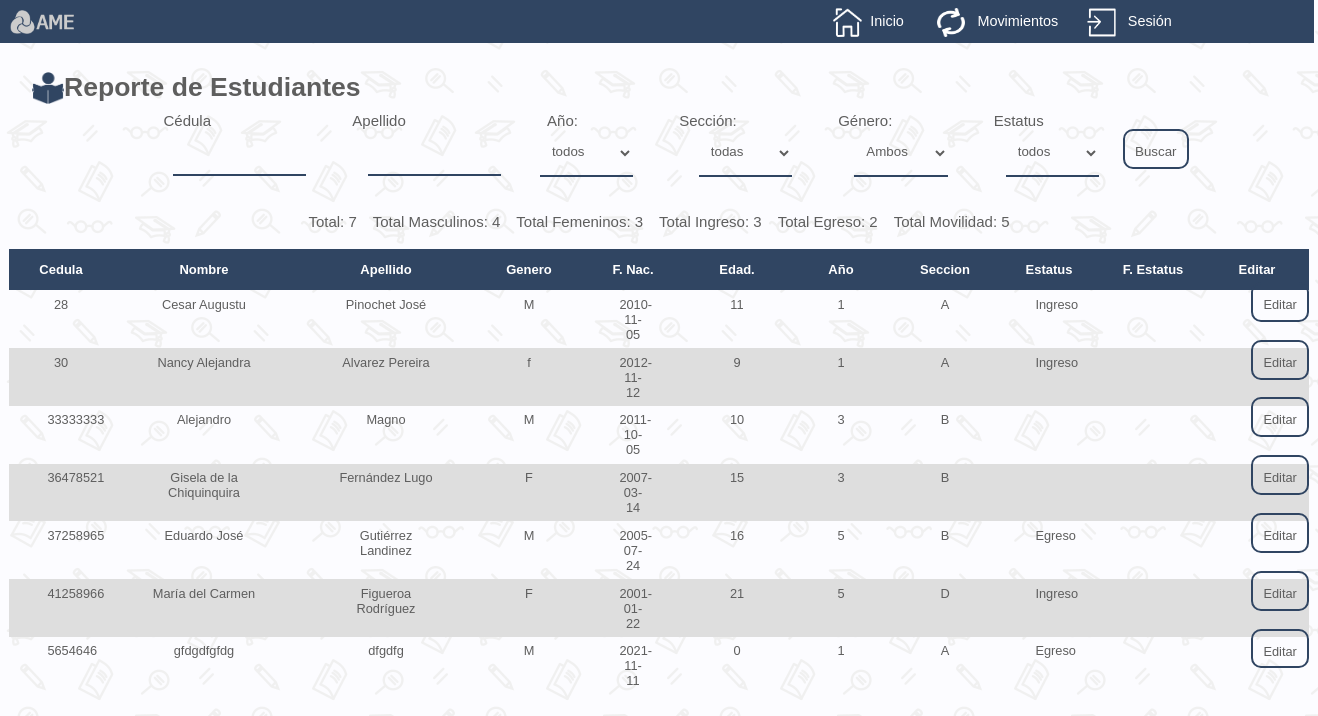
Screenshot of /vista/mostrar_estudiantes.php?lista=todo with the database file from the repository.
### tables this page shows
CREATE TABLE `estudiantes` (
  `id` int(10) NOT NULL,
  `cedula` varchar(10) NOT NULL,
  `nombre` varchar(30) NOT NULL,
  `apellido` varchar(20) NOT NULL,
  `gen` varchar(1) NOT NULL,
  `nac` date NOT NULL,
  `ano` varchar(1) NOT NULL,
  `secc` varchar(1) NOT NULL,
  `estatus` varchar(8) NOT NULL,
  `f_estatus` date DEFAULT NULL
);

### modelo/estudiante_mod.php (called while the page is built, shortened)
<?php
class Estudiante_Modelo
	{
    public static function obtener(){
        global $mysqli;
		$resultado = $mysqli->query("SELECT * FROM estudiantes order by ".'cedula'." ASC");
        return $resultado->fetch_all(MYSQLI_ASSOC);
		}
    public static function contar_masculino(){
        global $mysqli;
        $sql_m="SELECT * FROM estudiantes where gen='m'";
        if ($result_m=mysqli_query($mysqli,$sql_m))  {
        $contar_masc=mysqli_num_rows($result_m); }
        return array($contar_masc);}
    public static function contar_femenino(){
        global $mysqli;
        $sql_f="SELECT * FROM estudiantes where gen='f'";
        if ($result_f=mysqli_query($mysqli,$sql_f))  {
        $contar_fem=mysqli_num_rows($result_f); }
        return array($contar_fem);}
    public static function contar_ingreso_todo(){
        global $mysqli;
        $sql_i="SELECT * FROM estudiantes where estatus='ingreso'";
        if ($result_i=mysqli_query($mysqli,$sql_i))  {
        $contar_in=mysqli_num_rows($result_i); }
        return array($contar_in);}
    public static function contar_egreso_todo(){
        global $mysqli;
        $sql_e="SELECT * FROM estudiantes where estatus='egreso'";
        if ($result_e=mysqli_query($mysqli,$sql_e))  {
        $contar_eg=mysqli_num_rows($result_e); }
        return array($contar_eg);}
}

### vista/mostrar_estudiantes.php (the view, shortened to what this page needs)
<!DOCTYPE html>
<html  lang="es">
<head>
    <link rel="stylesheet" type="text/css" href="http://localhost/ame/vista/style/tablas.css">
    <link rel="stylesheet" type="text/css" href="http://localhost/ame/vista/style/form.css">
    <link rel="stylesheet" type="text/css" href="http://localhost/ame/vista/style/global.css">
</head>
<?php
include_once "../config/conexion.php";
include_once "../vista/menu_c.php";
include_once "../modelo/estudiante_mod.php";
$lista=$_GET['lista'];
if(!empty($lista)){
if ($lista = "todo") {
$estudiantes = Estudiante_Modelo::obtener();
$contar_m=Estudiante_Modelo::contar_masculino();
$contar_f=Estudiante_Modelo::contar_femenino();
$contar_i=Estudiante_Modelo::contar_ingreso_todo();
$contar_e=Estudiante_Modelo::contar_egreso_todo();
}
}
?>
<body background="../vista/images/background.png"><br><br>
<div class="top">
<h5>  <img class="iconleft" src="../vista/images/estudiante_azul.png" /><dd>Reporte de Estudiantes</dd></h5>
</div>
<br />
<center>
<form action="../vista/mostrar_estudiantes.php?lista=seleccion" method="post">
      <div id="menu">
            <label class="move">C&eacute;dula</label>
            <input style="width: 10em;" class="input" name="cedula" id="cedula"/>
            <label class="move">Apellido</label>
            <input style="width: 10em;" class="input" name="buscar" id="buscar"/>
            <label class="move">A&ntilde;o:</label>
            <select style="width: 7em;" name="select_escolar">
            <option value="">todos</option>
            </select>
            <label class="move">Secci&oacute;n:</label>
            <select style="width: 7em;" name="select_secc">
            <option value="">todas</option>
            </select>
            <label class="move">G&eacute;nero:</label>
            <select style="width: 7em;" name="select_gen">
            <option value="">Ambos</option>
            </select>
            <label class="move">Estatus</label>
            <select style="width: 7em;" name="estatus">
            <option value="">todos</option>
            </select>
            <input class="finish" type="submit" name="submit" value="Buscar" />
        </div>
    </form><br><br>
   <table cellspacing="0" >
            <thead>
                <tr>
					<th class="medium">Cedula</th>
                    <th class="large">Nombre</th>
                    <th class="large">Apellido</th>
					<th class="short">Genero</th>
					<th class="medium">F. Nac.</th>
                    <th class="short">Edad.</th>
					<th class="short">A&ntilde;o</th>
                    <th class="short">Seccion</th>
                    <th class="medium">Estatus</th>
                    <th class="medium">F. Estatus</th>
                    <th class="medium">Editar</th>
                </tr>
            </thead>
            <label>Total: <?php echo $contar_f[0]+$contar_m[0] ?></label> &nbsp;&nbsp;&nbsp;
            <label>Total Masculinos: <?php echo $contar_m[0] ?></label>&nbsp;&nbsp;&nbsp;
            <label>Total Femeninos: <?php echo $contar_f[0] ?></label> &nbsp;&nbsp;&nbsp;
            <label>Total Ingreso: <?php echo $contar_i[0] ?></label> &nbsp;&nbsp;&nbsp;
            <label>Total Egreso: <?php echo $contar_e[0] ?></label> &nbsp;&nbsp;&nbsp;
            <label>Total Movilidad: <?php echo $contar_i[0]+$contar_e[0] ?></label>
            <br /> <br />
            <tbody>
                <?php foreach ($estudiantes as $estudiante) {
            $f_nacimiento = new DateTime($estudiante['nac']);
            $hoy = new DateTime();
            $edad = $hoy->diff($f_nacimiento); ?>
                    <tr>
					    <td class="medium"><?php echo $estudiante["cedula"]; ?></td>
                        <td class="large"><?php echo $estudiante["nombre"]; ?></td>
                        <td class="large"><?php echo $estudiante["apellido"]; ?></td>
						<td class="short"><?php echo $estudiante["gen"]; ?></td>
                        <td class="medium"><?php echo $estudiante["nac"]; ?></td>
                        <td class="short"><?php echo $edad->y; ?></td>
						<td class="short"><?php echo $estudiante["ano"]; ?></td>
                        <td class="short"><?php echo $estudiante["secc"]; ?></td>
                        <td class="medium"><?php echo $estudiante["estatus"]; ?></td>
                        <?php
                        if ($estudiante['f_estatus']=""){
                            $estudiante['f_estatus']="";
                        }
                        ?>
                        <td class="medium"><?php echo $estudiante["f_estatus"]; ?></td>
                        <td class="medium">
                            <a style="margin-top: 6em; " href="../vista/editar_estudiante.php?id=<?php echo $estudiante['id']; ?>" class=finish>
                                Editar
                            </a>
                        </td>
                    </tr>
                <?php }
				?>
            </tbody>
        </table>
    </center>

### vista/menu_c.php (shortened to what this page needs)
<!DOCTYPE html>
<lang="es">
<head>
    <link rel="stylesheet" type="text/css" href="http://localhost/Laravel/Proyecto1/resources/css/menu.css">
</head>
<header>
    <div>
    <nav>
        <ul>
        <img class="logomenu" src="http://localhost/Laravel/Proyecto1/images/Logo.png"/>
            <li><a href="http://localhost/ame/vista/inicio.php"><img class="image" src="http://localhost/ame/vista/images/inicio.png"/> &nbsp;Inicio</a></li>
            <li><a href="#"> <img class="image" src="http://localhost/ame/vista/images/movimientos.png"/> &nbsp; Movimientos</a>
            <li><a href="#"> <img class="image" src="http://localhost/ame/vista/images/sesion.png"/> &nbsp; Sesi&oacute;n</a>
            </li>
       </ul>
    </nav>
</div>
</header> <br /> <br />
</html>

### vista/style/tablas.css (style rules this page uses)
.move { position: relative; top: -2em; left: 2.8em; }
table td:first-child { width: 2em }
.short { width: 2em }
table td:nth-child(2) { width: 8em }
.medium { width: 6em; }
table td:nth-child(3) { width: 12em }
.large { width: 12em; }
table { width:95%; table-layout: fixed; }
table, td, th { border: none; }
table tbody tr:nth-child(odd) { background: transparent; }
table tbody tr:nth-child(even) { background: #dedede; }
th { padding: 1em; text-align: center; font-weight: bold; font-size: 13px; }
td { padding: 0.5em; text-align: center; vertical-align:middle; font-size: 0.8em; }
thead { background-color: #304562; color: #ffffff; }
tbody { color: #5e5e5e; }

### vista/style/form.css (style rules this page uses)
td { padding-left: 3em; padding-right: 3em; vertical-align: top; }
.input, select { width:18em; padding:15px; padding-left:0.5rem; padding-top: 1em; box-sizing:border-box; background:none; outline:none; resize:none; border:0; font-family:"Verdana",sans-serif; transition:all .3s; border-bottom:2px solid #304562; }
.finish { padding:8px 10px; margin:8px; border:2px solid #304562; background:0; cursor:pointer; transition:all .3s; border-radius: 10px; }
.short { width: 6em; }

### vista/style/global.css (style rules this page uses)
body { background-color: #fcfcff; }
a:link, a:visited, a:active { text-decoration:none; }
.iconleft { vertical-align: middle; float:left; width: 2rem; height: 2rem; }
label, table, h2, h3, h4, i, p, dd, b, h6, label, .top, .form, .finish, .encabezado { font-family: "Verdana", sans-serif; }
label { font-size:15px; }
label, select, h2, h6, i, .labelcolor, .finish, .input, .top, .encabezado { color: #5e5e5e; }
select, .labelcolor, .finish, .input { padding-top: 1em; }
h6, thead { font-size: 1.5em; }
.top { font-size:2em; text-align: left; margin-left: 1em; }

### vista/style/menu.css (style rules this page uses)
* { border: 0; margin: 0; padding: 0; }
a { color: #ffffff; }
.image { width:2em; height:2em; vertical-align: middle; }
.logomenu { float:left; padding:0.6em; width: 4em; height:1.5em; }
nav { background-color: #304562; text-align: right; padding-right: 8em; }
nav ul { padding: 0; margin: 0; list-style: none; position: relative; }
nav ul li { display:inline-block; background-color:#304562; color:#ffffff }
nav a { display:block; padding:0 1em; font-size:0.9em; font-family: "Verdana", sans-serif; text-align: justify; line-height: 3em; text-decoration:none; }
nav { position:fixed; width:90%; }

### rows the page displays
estudiantes: cedula "28", nombre "Cesar Augustu", apellido "Pinochet José", gen "M", nac "2010-11-05", nac "11", ano "1", secc "A", estatus "Ingreso"
estudiantes: cedula "30", nombre "Nancy Alejandra", apellido "Alvarez Pereira", gen "f", nac "2012-11-12", nac "9", ano "1", secc "A", estatus "Ingreso"
estudiantes: cedula "33333333", nombre "Alejandro", apellido "Magno", gen "M", nac "2011-10-05", nac "10", ano "3", secc "B"
estudiantes: cedula "36478521", nombre "Gisela de la Chiquinquira", apellido "Fernández Lugo", gen "F", nac "2007-03-14", nac "15", ano "3", secc "B"
estudiantes: cedula "37258965", nombre "Eduardo José", apellido "Gutiérrez Landinez", gen "M", nac "2005-07-24", nac "16", ano "5", secc "B", estatus "Egreso"
estudiantes: cedula "41258966", nombre "María del Carmen", apellido "Figueroa Rodríguez", gen "F", nac "2001-01-22", nac "21", ano "5", secc "D", estatus "Ingreso"
estudiantes: cedula "5654646", nombre "gfdgdfgfdg", apellido "dfgdfg", gen "M", nac "2021-11-11", nac "0", ano "1", secc "A", estatus "Egreso"

### other values shown
$contar_f[0]+$contar_m[0] "7"
$contar_m[0] "4"
$contar_f[0] "3"
$contar_i[0] "3"
$contar_e[0] "2"
$contar_i[0]+$contar_e[0] "5"
